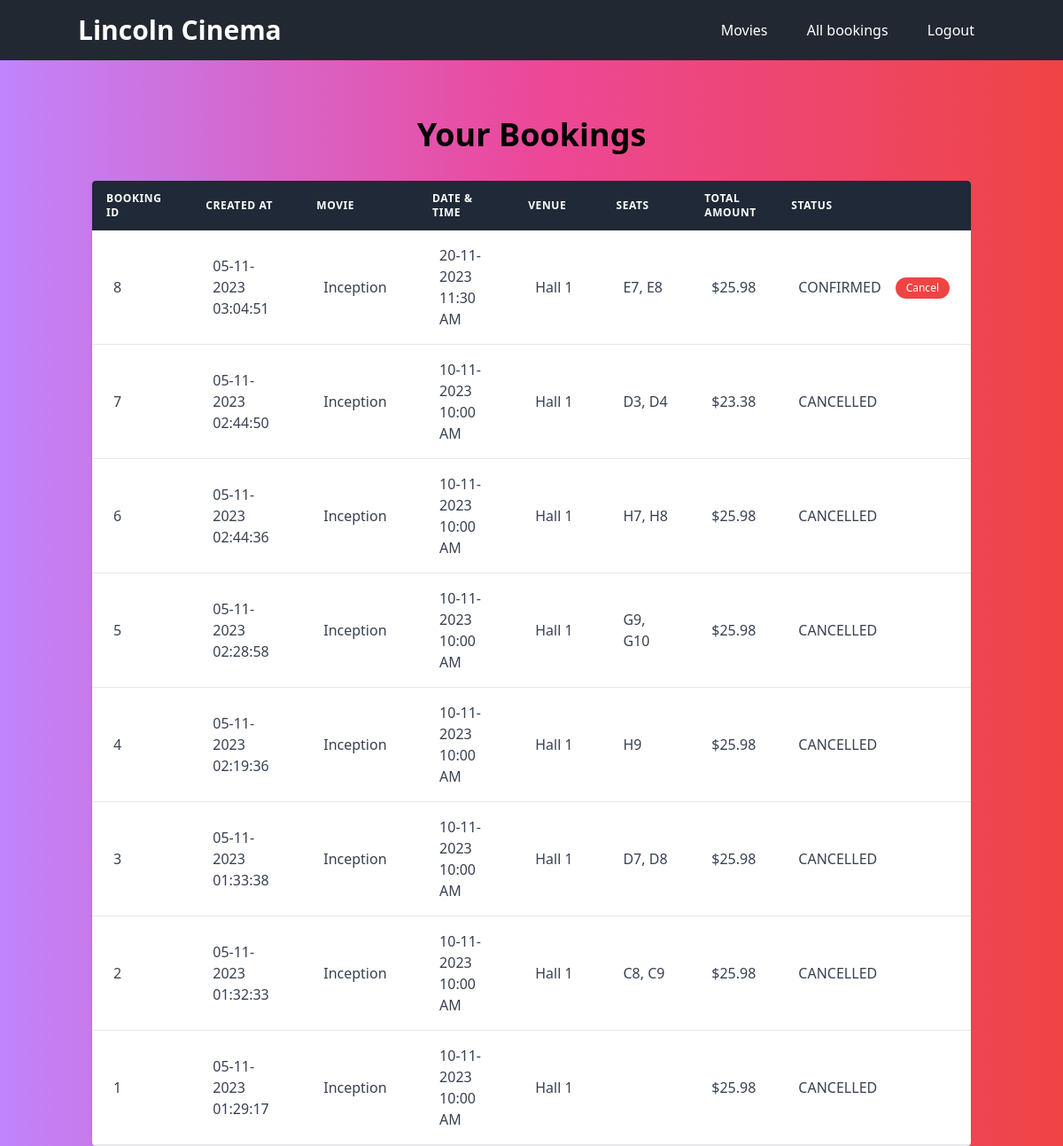
/bookings (signed in), run on the app's committed database.
### app/models/movieModel.py (models this page shows, shortened)
class Booking(db.Model):
    __tablename__ = 'bookings'
    id = db.Column(db.Integer, primary_key=True)
    userId = db.Column(db.Integer, db.ForeignKey("users.id"))
    user = relationship('User', back_populates='bookings')
    numberOfSeats = db.Column(db.Integer, nullable=False)
    createdOn = db.Column(db.DateTime, nullable=False)
    status = db.Column(db.Enum(BookingStatus), nullable=False)
    screeningId = db.Column(db.Integer, db.ForeignKey('screenings.id'))
    screening = relationship('Screening', back_populates='bookings')
    orderTotal = db.Column(db.Float, nullable=False)
    paymentId = db.Column(db.Integer, db.ForeignKey('payments.id'))
    payment = relationship('Payment', back_populates='booking', uselist=False)
    seats = relationship('CinemaHallSeat', backref='bookings')
    @staticmethod
    def getAllBookings() -> List["Booking"]:
        return Booking.query.order_by(desc(Booking.createdOn)).all() # ordered from the newest booking to the oldest booking

class ScreeningValidationMixin:
    def isActiveScreening(self) -> bool:
        if self.status == ScreeningStatus.ACTIVE:
            return True
        return False

class Movie(db.Model, ScreeningValidationMixin):
    __tablename__ = 'movies'
    id = db.Column(db.Integer, primary_key=True)
    title = db.Column(db.String, nullable=False)
    language = db.Column(db.String)
    genre = db.Column(db.String)
    releaseDate = db.Column(db.DateTime)
    durationMins = db.Column(db.Integer)
    country = db.Column(db.String)
    description = db.Column(db.String)
    status = db.Column(db.Enum(MovieStatus), nullable=False, default=MovieStatus.ACTIVE)
    screenings = relationship("Screening", backref="movies")

class BookingListFilterMixin:
    @staticmethod
    def filteredBooking(bookingList: ["Booking"]) -> ["Booking"]:
        filteredBookingList = []
        for booking in bookingList:
            if booking.status == BookingStatus.PENDING or booking.status == BookingStatus.CONFIRMED:
                filteredBookingList.append(booking)
        return filteredBookingList

class Screening(db.Model, ScreeningValidationMixin, BookingListFilterMixin):
    __tablename__ = 'screenings'
    id = db.Column(db.Integer, primary_key=True)
    screeningDate = db.Column(db.DateTime, nullable=False)
    startTime = db.Column(db.DateTime, nullable=False)
    endTime = db.Column(db.DateTime, nullable=False)
    hallId = db.Column(db.Integer, db.ForeignKey('cinemaHalls.id'))
    status = db.Column(db.Enum(ScreeningStatus), nullable=False, default=ScreeningStatus.ACTIVE)
    movieId = db.Column(db.Integer, db.ForeignKey('movies.id'))
    movie = relationship('Movie', back_populates='screenings')
    hall = relationship('CinemaHall', back_populates='screenings')
    bookings = relationship('Booking', back_populates='screening')

class CinemaHall(db.Model):
    __tablename__ = 'cinemaHalls'
    id = db.Column(db.Integer, primary_key=True)
    name = db.Column(db.String, nullable=False)
    totalSeats = db.Column(db.Integer, nullable=False)
    seats = relationship('CinemaHallSeat', back_populates='hall')
    screenings = relationship('Screening', back_populates='hall')

### app/models/paymentModel.py (models this page shows, shortened)
class Payment(db.Model):
    __tablename__ = 'payments'
    id = db.Column(db.Integer, primary_key=True)
    originalAmount = db.Column(db.Float, nullable=False)
    discountedAmount = db.Column(db.Float, nullable=False)
    createdOn = db.Column(db.DateTime, nullable=False)
    type = db.Column(db.String(50))
    couponId = db.Column(db.String, db.ForeignKey('coupons.id'))
    coupon = relationship('Coupon', backref='payments')
    booking = relationship('Booking', back_populates='payment', uselist=False)
    __mapper_args__ = {
        'polymorphic_on': type,
        'polymorphic_identity': 'payment'
    }

### app/routes/routes.py (the view)
@movie_bp.route('/bookings', methods=['GET'])
@login_required
def viewBookings():
    return MovieController.viewBookings(session['userId'])

### app/controllers/movieController.py (called while the page is built)
    @staticmethod
    def viewBookings(userId: int):
        user = User.getUserById(userId)
        if user.type == "customer":
            bookingList = user.getBookingList()
        if user.type == "staff":
            bookingList = Booking.getAllBookings()
        return render_template('bookings.html', bookingList=bookingList)

### app/models/movieModel.py (called while the page is built)
    @property
    def seatNumber(self):
        return f"{self.seatRow}{self.seatColumn}"

### app/models/userModel.py (called while the page is built)
    @staticmethod
    def getUserById(userId: int) -> Union["FrontDeskStaff", "Customer", "Admin", "User"]:
        return User.query.get(userId)

### app/routes/routes.py (called while the page is built)
def login_required(f):
    @wraps(f)
    def wrapper(*args, **kwargs):
        if 'userId' not in session:
            return redirect(url_for('auth.login', next=request.url))
        return f(*args, **kwargs)
    return wrapper

### app/templates/bookings.html (shortened to what this page needs)
{% extends 'base.html' %}
{% block content %}
<div class="container mx-auto px-4 pt-16">
    <h2 class="text-4xl font-bold mb-8 text-center">Your Bookings</h2>
    <div class="shadow overflow-hidden rounded border-b border-gray-200">
        <table class="min-w-full bg-white">
            <thead class="bg-gray-800 text-white">
                <tr>
                    <th class="w-1/6 py-3 px-4 text-left text-xs font-semibold uppercase tracking-wider">
                        Booking ID
                    </th>
                    <th class="w-1/6 py-3 px-4 text-left text-xs font-semibold uppercase tracking-wider">
                        Created at
                    </th>
                    <th class="w-1/6 py-3 px-4 text-left text-xs font-semibold uppercase tracking-wider">
                        Movie
                    </th>
                    <th class="w-1/6 py-3 px-4 text-left text-xs font-semibold uppercase tracking-wider">
                        Date & Time
                    </th>
                    <th class="w-1/6 py-3 px-4 text-left text-xs font-semibold uppercase tracking-wider">
                        Venue
                    </th>
                    <th class="w-1/6 py-3 px-4 text-left text-xs font-semibold uppercase tracking-wider">
                        Seats
                    </th>
                    <th class="w-1/6 py-3 px-4 text-left text-xs font-semibold uppercase tracking-wider">
                        Total Amount
                    </th>
                    <th class="w-1/6 py-3 px-4 text-left text-xs font-semibold uppercase tracking-wider">
                        Status
                    </th>
                </tr>
            </thead>
            <tbody class="text-gray-700">
                {% for booking in bookingList %}
                <tr class="hover:bg-gray-100" data-screening-date="{{ booking.screening.startTime.strftime('%Y-%m-%d') }}">
                    <td class="py-4 px-6 border-b border-gray-200 items-center">{{ booking.id }}</td>
                    <td class="py-4 px-6 border-b border-gray-200 items-center">{{ booking.createdOn.strftime('%d-%m-%Y %I:%M:%S') }}</td>
                    <td class="py-4 px-6 border-b border-gray-200 items-center">{{ booking.screening.movie.title }}</td>
                    <td class="py-4 px-6 border-b border-gray-200 items-center"><span class="block">{{ booking.screening.screeningDate.strftime('%d-%m-%Y') }}</span><span class="block">{{ booking.screening.startTime.strftime('%I:%M %p') }}</span></td>
                    <td class="py-4 px-6 border-b border-gray-200 items-center">{{ booking.screening.hall.name }}</td>
                    <td class="py-4 px-6 border-b border-gray-200 items-center">{{ booking.seats|map(attribute='seatNumber')|join(", ") }}</td>
                    <td class="py-4 px-6 border-b border-gray-200 items-center">{%if booking.payment.discountedAmount%}${%else%}--{%endif%}{{ booking.payment.discountedAmount }}</td>
                    <td class="py-4 px-6 border-b border-gray-200 items-center">
                        <div class="inline-flex items-center w-full justify-between">
                        {{ booking.status.name }}
                        <div class="inline-flex">
                        {% if booking.status.name != 'CANCELLED' %}
                            <form id="cancelForm" action="{{ url_for('movies.cancelBooking', bookingId=booking.id) }}" method="post" class="ml-4">
                                <button data-cancel-button class="text-white bg-red-500 hover:bg-red-600 py-1 px-3 text-xs rounded-full">Cancel</button>
                            </form>
                        {% endif %}
                        </div>
                        </div>
                    </td>
                </tr>
                {% endfor %}
            </tbody>
        </table>
    </div>
</div>
{% endblock %}

### data on the page
Booking: id "8", createdOn "05-11-2023 03:04:51", screening.movie "Inception", screening.screeningDate "20-11-2023", screening.startTime "11:30 AM", screening.hall.name "Hall 1", seats|map "E7, E8", payment.discountedAmount "25.98", status.name "CONFIRMED"
Booking: id "7", createdOn "05-11-2023 02:44:50", screening.movie "Inception", screening.screeningDate "10-11-2023", screening.startTime "10:00 AM", screening.hall.name "Hall 1", seats|map "D3, D4", payment.discountedAmount "23.38", status.name "CANCELLED"
Booking: id "6", createdOn "05-11-2023 02:44:36", screening.movie "Inception", screening.screeningDate "10-11-2023", screening.startTime "10:00 AM", screening.hall.name "Hall 1", seats|map "H7, H8", payment.discountedAmount "25.98", status.name "CANCELLED"
Booking: id "5", createdOn "05-11-2023 02:28:58", screening.movie "Inception", screening.screeningDate "10-11-2023", screening.startTime "10:00 AM", screening.hall.name "Hall 1", seats|map "G9, G10", payment.discountedAmount "25.98", status.name "CANCELLED"
Booking: id "4", createdOn "05-11-2023 02:19:36", screening.movie "Inception", screening.screeningDate "10-11-2023", screening.startTime "10:00 AM", screening.hall.name "Hall 1", seats|map "H9", payment.discountedAmount "25.98", status.name "CANCELLED"
Booking: id "3", createdOn "05-11-2023 01:33:38", screening.movie "Inception", screening.screeningDate "10-11-2023", screening.startTime "10:00 AM", screening.hall.name "Hall 1", seats|map "D7, D8", payment.discountedAmount "25.98", status.name "CANCELLED"
Booking: id "2", createdOn "05-11-2023 01:32:33", screening.movie "Inception", screening.screeningDate "10-11-2023", screening.startTime "10:00 AM", screening.hall.name "Hall 1", seats|map "C8, C9", payment.discountedAmount "25.98", status.name "CANCELLED"
Booking: id "1", createdOn "05-11-2023 01:29:17", screening.movie "Inception", screening.screeningDate "10-11-2023", screening.startTime "10:00 AM", screening.hall.name "Hall 1", payment.discountedAmount "25.98", status.name "CANCELLED"
